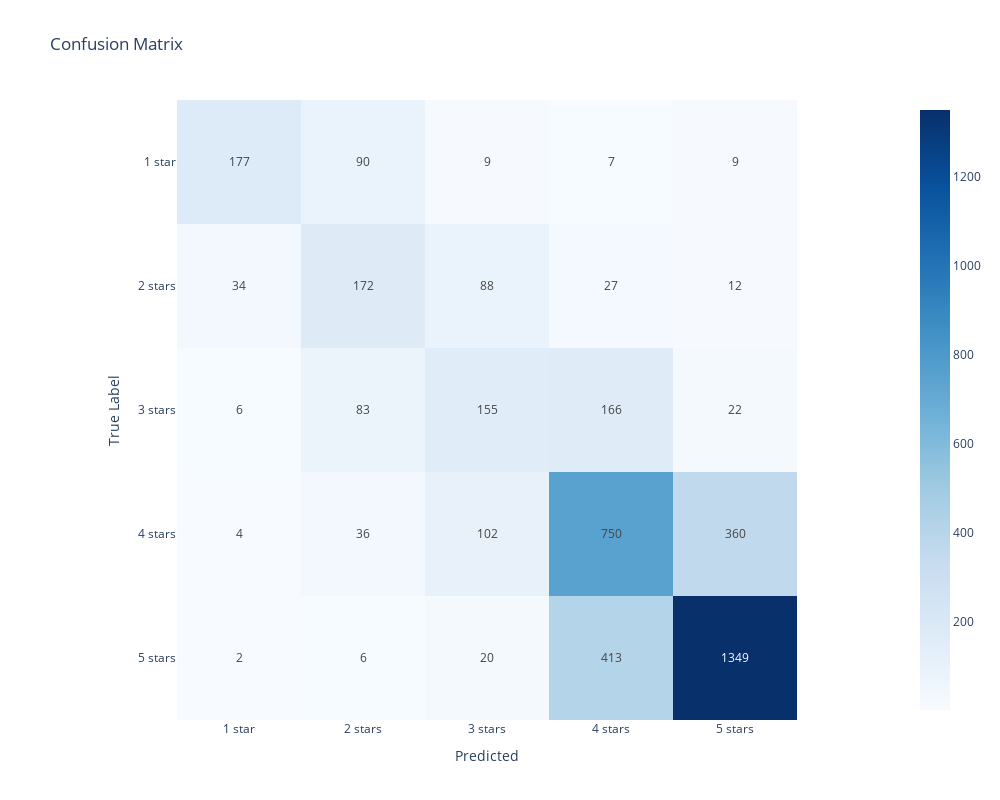

The notebook cell saved with this chart:
### Markdown cell above
### Let's loop over classifiers and vectorizer to find the best improved pipeline !

### Code cell
best_model = None
best_score = 0
best_vectorizer = None

for model_name, model_data in models.items():
    for vectorizer_name, vectorizer_data in vectorizers.items():
        vectorizer = vectorizer_data['vectorizer']
        model = model_data['model']
        
        pipeline = Pipeline([
            ('Vectorize', vectorizer),
            ('Model', model)
        ])
        
        print('Vectorizer: ', vectorizer_name),
        print('Model: ', model_name)

        pipeline.fit(X_train, y_train)

        print(f'accuracy_score: {accuracy_score(y_test, pipeline.predict(X_test))}\n')

        if pipeline.score(X_test, y_test) > best_score:
            best_score = pipeline.score(X_test, y_test)
            best_model = model_name
            best_vectorizer = vectorizer_name
            best_pipeline = pipeline

print(f'Best model: {best_model}')
print(f'Best vectorizer: {best_vectorizer}')

best_pipeline.fit(X_train, y_train)

print(f'accuracy_score: {accuracy_score(y_test, best_pipeline.predict(X_test))}\n')
print(f'Classification Report:\n{classification_report(y_test, best_pipeline.predict(X_test))}')
confusion_matrix_f = confusion_matrix(y_test, best_pipeline.predict(X_test))
# styling the confusion matrix
fig = px.imshow(
    confusion_matrix_f, 
    text_auto=True, 
    title="Confusion Matrix", width=1000, height=800,
    labels=dict(x="Predicted", y="True Label"),
    x=class_labels,
    y=class_labels,
    color_continuous_scale='Blues'  
    )
fig.show()

### Figure 1 — Plotly figure (JSON) as saved in the notebook; plotly's stock layout.template omitted (floating-point values rounded to 4 significant figures)
{"data": [{"coloraxis": "coloraxis", "hovertemplate": "Predicted: %{x}<br>True Label: %{y}<br>color: %{z}<extra></extra>", "name": "0", "texttemplate": "%{z}", "type": "heatmap", "x": ["1 star", "2 stars", "3 stars", "4 stars", "5 stars"], "xaxis": "x", "y": ["1 star", "2 stars", "3 stars", "4 stars", "5 stars"], "yaxis": "y", "z": [[177, 90, 9, 7, 9], [34, 172, 88, 27, 12], [6, 83, 155, 166, 22], [4, 36, 102, 750, 360], [2, 6, 20, 413, 1349]]}], "layout": {"coloraxis": {"colorscale": [[0, "rgb(247,251,255)"], [0.125, "rgb(222,235,247)"], [0.25, "rgb(198,219,239)"], [0.375, "rgb(158,202,225)"], [0.5, "rgb(107,174,214)"], [0.625, "rgb(66,146,198)"], [0.75, "rgb(33,113,181)"], [0.875, "rgb(8,81,156)"], [1, "rgb(8,48,107)"]]}, "height": 800, "title": {"text": "Confusion Matrix"}, "width": 1000, "xaxis": {"anchor": "y", "constrain": "domain", "domain": [0, 1], "scaleanchor": "y", "title": {"text": "Predicted"}}, "yaxis": {"anchor": "x", "autorange": "reversed", "constrain": "domain", "domain": [0, 1], "title": {"text": "True Label"}}}}
